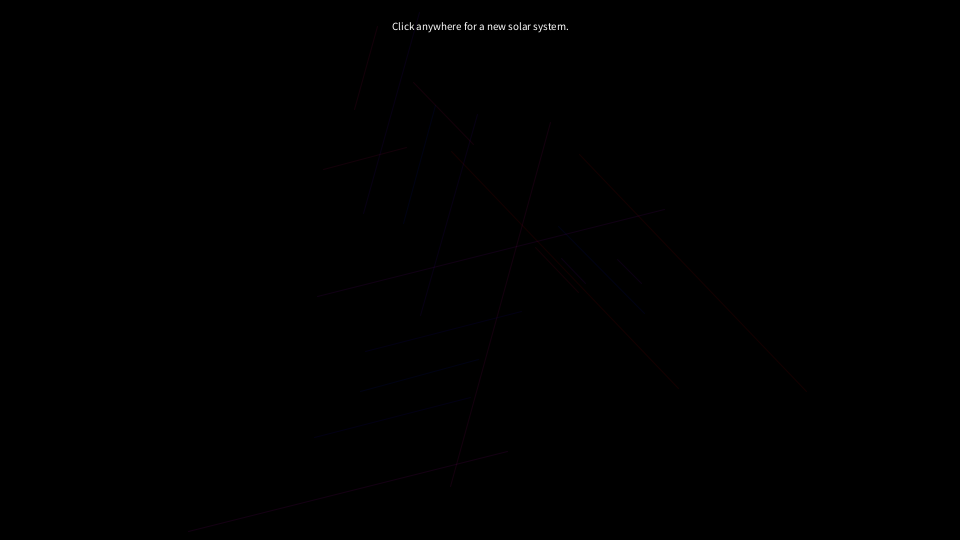
Frame 1 (no input)
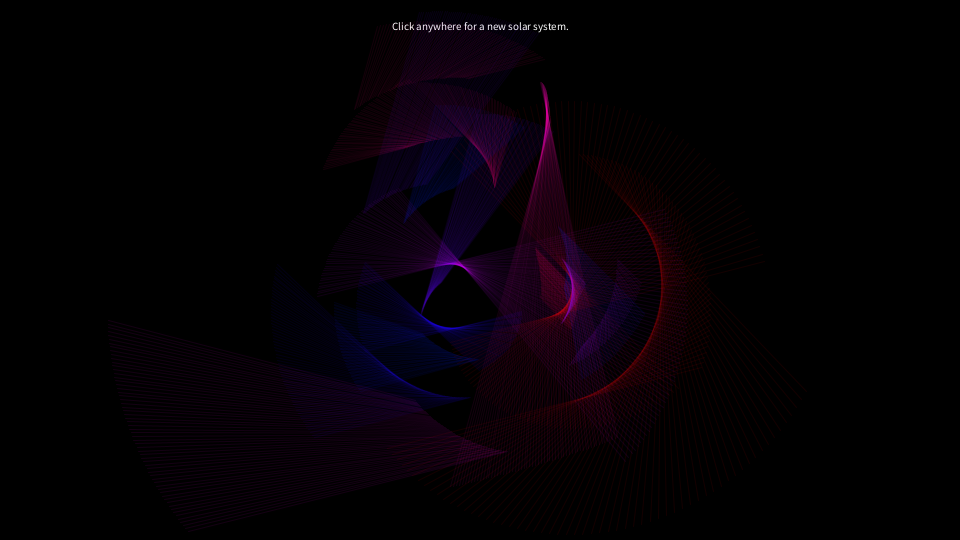
Frame 60 (the mouse pressed at the canvas centre just before this capture)
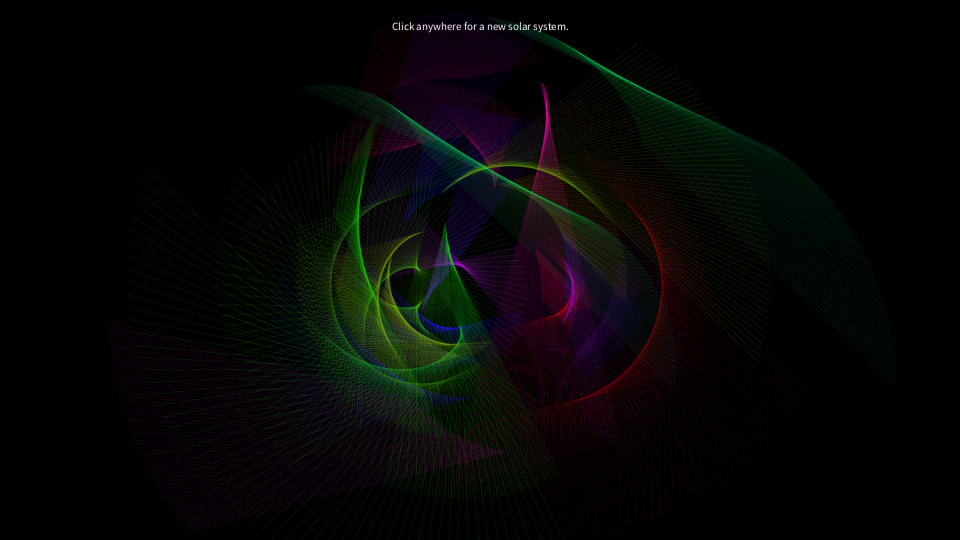
Frame 120 (the mouse held since frame 60 and released just before this capture)

The Processing sketch that drew these frames (run headless with seeded random() and noise(); from frame 60 on, the mouse is pressed at the canvas centre):

// Processing sketch: sketch_200417d
// ── sketch_200417d.pde
/*
Solar system sketcher

Recursively creates a series of circles that orbit each other to form abstract patterns.
Inspired by Barbara Almeida's Circles (openprocessing.org/sketch/211167)

Controls:
  - Mouse click to reset.

Author:
  Jason Labbe

Site:
  jasonlabbe3d.com
*/


// Global variables
ArrayList<Planet> allPlanets = new ArrayList<Planet>();
boolean drawFill = false;
float globalHue = 0;


class Planet {
  ArrayList<Planet> satellites = new ArrayList<Planet>();
  Planet parent;
  PVector pos = new PVector();
  float size = 0;
  float sizeRate = 0;
  float angle = 0;
  float angleRate = 0.1;
  boolean reverseAngleRate = false;
  color mainColor = color(0, 0, 0, 0);

  Planet(float sizeInput) {
    this.size = sizeInput;
  }
  
  /**
   * Apply its world position and displays it.
   */
  void draw() {
    // Determine draw style
    if (drawFill) {
      fill(this.mainColor);
      noStroke();
    } else {
      stroke(this.mainColor);
      noFill();
    }
    
    pushMatrix();
    
    // Collect this planet's hierarchy
    ArrayList<Planet> planetHierarchy = new ArrayList<Planet>();
    
    Planet parentPlanet = this.parent;
    while (parentPlanet != null) {
      planetHierarchy.add(0, parentPlanet);
      parentPlanet = parentPlanet.parent;
    }
    
    // Work down the hierarchy and each parent's transformations
    for (Planet planet : planetHierarchy) {
      rotate(planet.angle);
      translate(planet.pos.x, planet.pos.y);
    }
    
    // Move out the planet so it rests along side its parent
    if (this.parent != null) {
      this.pos.x = (this.size + this.parent.size)/2;
    }
    rotate(this.angle);
    translate(this.pos.x, this.pos.y);
    line(-this.size, -this.size, this.size, this.size);
    //ellipse(0, 0, this.size, this.size);
    
    popMatrix();
    
    // Rotate for next iteration
    if (this.parent != null) {
      if (this.reverseAngleRate) {
        this.angle -= this.angleRate;
      } else {
        this.angle += this.angleRate;
      }
    }
    
    // Scale for next iteration
    if (this.sizeRate != 0) {
      this.size -= this.sizeRate; 
    }
  }
  
  /**
   * Adds new planets to itself that will orbit it.
   * Args:
   *   planetCount: The number of new satellites to add.
   * Returns:
   *   A list of the new planets.
   */
  ArrayList<Planet> addSatellites(int planetCount) {
    ArrayList<Planet> newSatellites = new ArrayList<Planet>();
    
    // Determine some common values the new planets will have
    float newSize = random(10, 150);
    
    float newSizeRate = random(0.01, 0.2);
    
    color newColor = color(globalHue, 255, 255, 20);
    
    globalHue += 10;
    if (globalHue > 255) {
      globalHue = 0;
    }
    
    float newAngleRate = random(0.001, 0.03);
    
    boolean newReverseAngleRate = false;
    if (int(random(2)) == 1) { 
      newReverseAngleRate = true;
    }
    
    for (int i = 0; i < planetCount; i++) {
      // Create a new planet with its own starting angle
      Planet newPlanet = new Planet(newSize);
      newPlanet.parent = this;
      newPlanet.sizeRate = newSizeRate;
      newPlanet.mainColor = newColor;
      float startAngle = radians((360/planetCount)*(i+1));
      newPlanet.angle = startAngle;
      newPlanet.angleRate = newAngleRate;
      newPlanet.reverseAngleRate = newReverseAngleRate;
      this.satellites.add(newPlanet);
      newSatellites.add(newPlanet);
    }
    
    return newSatellites;
  }
}


void setup() {
  size(960, 540);
  ellipseMode(CENTER);
  colorMode(HSB, 255);
  reset();
}


void draw() {
  // Stop iterating once the main planet exceeds a certain size
  if (allPlanets.get(0).size <= 50) {
    return; 
  }
  
  for (Planet p : allPlanets) {
    p.draw();
  }
}


void mousePressed() {
  reset();
}


void keyPressed() {
  drawFill = ! drawFill;
}


/** Displays control tips on top of the screen. */
void drawTip() {
  textSize(11);
  textAlign(CENTER);
  fill(255);
  String tip = "Click anywhere for a new solar system.\n";
  text(tip, width/2, 30);
}


/** Clears current solar system and creates a new one. */
void reset() {
  allPlanets.clear();
  background(0);
  drawTip();
  globalHue = random(0, 255);
  createSolarSystem(4, 1, 4);
}


/**
 * Creates a solar system.
 * Args:
 *   nestedCount: The amount of levels of planets to create.
 *   minSatCount: The minimum amount of satellites a planet should have.
 *   maxSatCount: The maximum amount of satellites a planet should have.
 */
void createSolarSystem(int nestedCount, int minSatCount, int maxSatCount) {
  allPlanets.clear();
  
  // Create the first planet in the window's center
  Planet masterPlanet = new Planet(200);
  masterPlanet.pos.set(width/2, height/2);
  masterPlanet.sizeRate = random(0.1, 0.25);
  masterPlanet.mainColor = color(255, 255, 255, 0);
  
  ArrayList<Planet> newPlanets = new ArrayList<Planet>();
  newPlanets.add(masterPlanet);
  
  for (int i = 0; i < nestedCount; i++) {
    ArrayList<Planet> tempSatellites = new ArrayList<Planet>();
    
    for (Planet p : newPlanets) {
      int satelliteCount = int( random(minSatCount, maxSatCount) );
      if (satelliteCount == 0) {
        continue; 
      }
      
      ArrayList<Planet> satellites = p.addSatellites(satelliteCount);
      tempSatellites.addAll(satellites);
    }
    
    allPlanets.addAll(newPlanets);
    
    newPlanets.clear();
    newPlanets = tempSatellites;
  }
}
